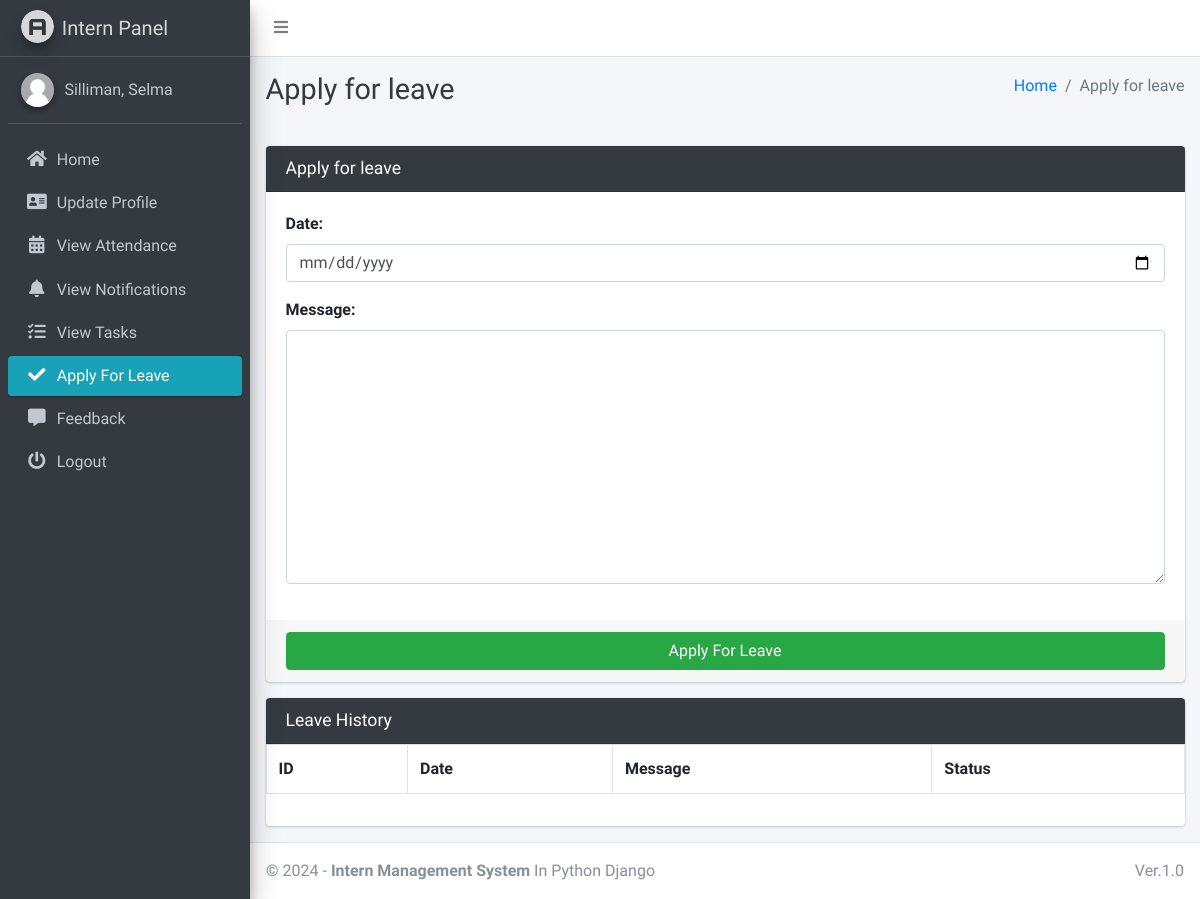
Page /intern/apply/leave/ (signed in) on the earlier database version.
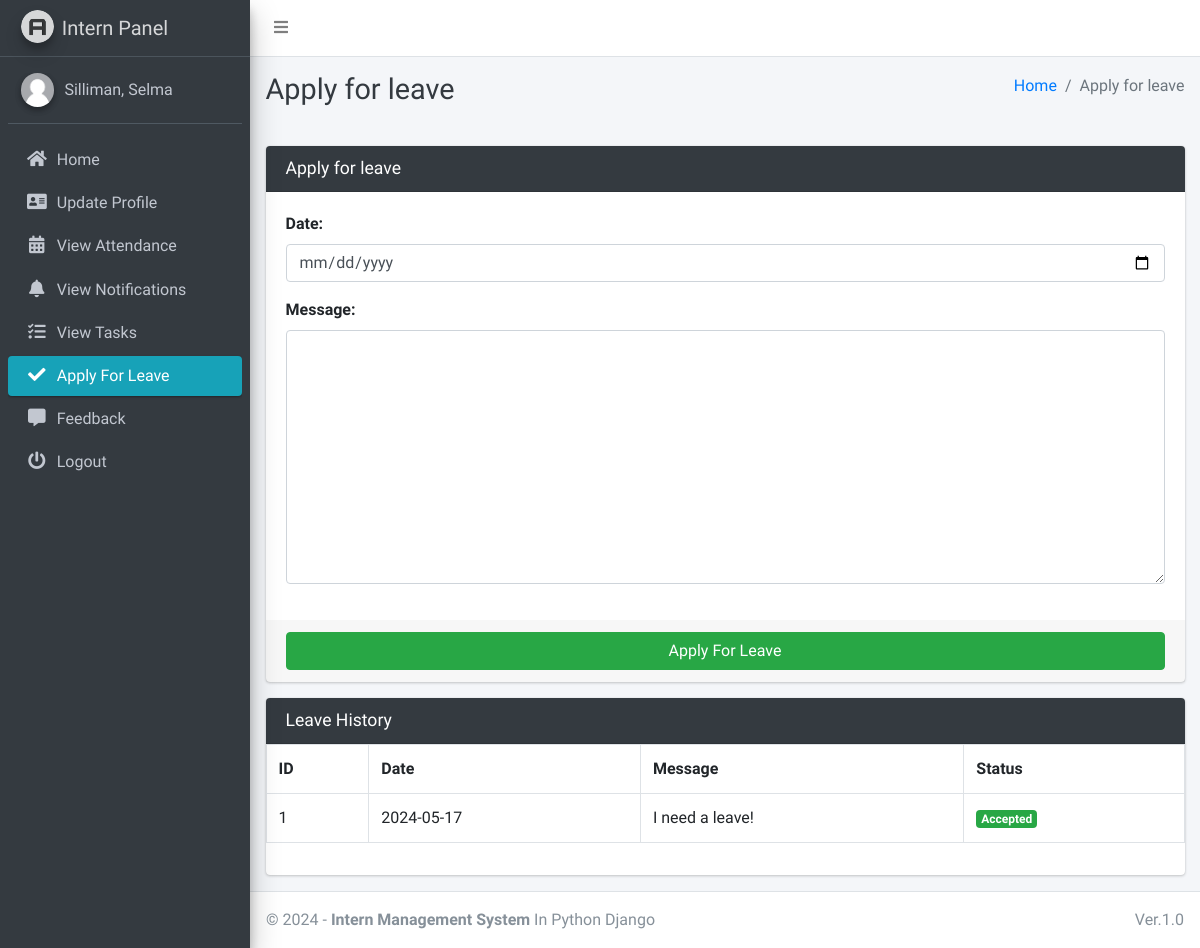
Same page on the later database version.
### main_app/models.py (models this page shows)
class LeaveReportIntern(models.Model):
    intern = models.ForeignKey(Intern, on_delete=models.CASCADE)
    date = models.CharField(max_length=60)
    message = models.TextField()
    status = models.SmallIntegerField(default=0)
    created_at = models.DateTimeField(auto_now_add=True)
    updated_at = models.DateTimeField(auto_now=True)

### main_app/intern_views.py (the view, shortened to what this page needs)
# urls.py: path("intern/apply/leave/", intern_views.intern_apply_leave,
def intern_apply_leave(request):
    form = LeaveReportInternForm(request.POST or None)
    intern = get_object_or_404(Intern, admin_id=request.user.id)
    context = {
        'form': form,
        'leave_history': LeaveReportIntern.objects.filter(intern=intern),
        'page_title': 'Apply for leave'
    }
    return render(request, "intern_template/intern_apply_leave.html", context)

### main_app/forms.py
class LeaveReportInternForm(FormSettings):
    def __init__(self, *args, **kwargs):
        super(LeaveReportInternForm, self).__init__(*args, **kwargs)
    class Meta:
        model = LeaveReportIntern
        fields = ['date', 'message']
        widgets = {
            'date': DateInput(attrs={'type': 'date'}),
        }

### main_app/models.py (called while the page is built)
    def __str__(self):
        return self.last_name + ", " + self.first_name

### main_app/templates/intern_template/intern_apply_leave.html
{% extends 'main_app/base.html' %}
{% load static %}
{% block page_title %}{{page_title}}{% endblock page_title %}
{% block content %}
<section class="content">
    <div class="container-fluid">
        <div class="row">
            <div class="col-md-12">
                <div class="card card-dark">
                    <div class="card-header">
                        <h3 class="card-title">{{page_title}}</h3>
                    </div>
                    {% include "main_app/form_template.html" with messages=messages  form=form button_text="Apply For Leave"%}
                </div>
<div class="card card-dark">
    <div class="card-header"><h3 class="card-title">Leave History</h3></div>
   <div class="table">
       <table class="table table-bordered">
           <tr>
               <th>ID</th>
               <th>Date</th>
               <th>Message</th>
                <th>Status</th>
        </tr>
        {% for leave in leave_history %}
        <tr>
            <td>{{forloop.counter}}</td>
            <td>{{leave.date}}</td>
              <td>{{leave.message}}</td>
              <td>
                  {% if leave.status == 0 %}
                  <span class="badge badge-warning">Pending</span>
                  {% elif leave.status == 1 %}
                  <span class="badge badge-success">Accepted</span>
                    {% else %}
                    <span class="badge badge-danger">Rejected</span>
                    {% endif %}
                </td>
            </tr>
            {% endfor %}
        </table>
    </div>
    </div>
            </div>
        </div>
    </div>
</section>
{% endblock content %}

Differences in the rows shown:
added LeaveReportIntern: date "2024-05-17", message "I need a leave!", status "Accepted"
